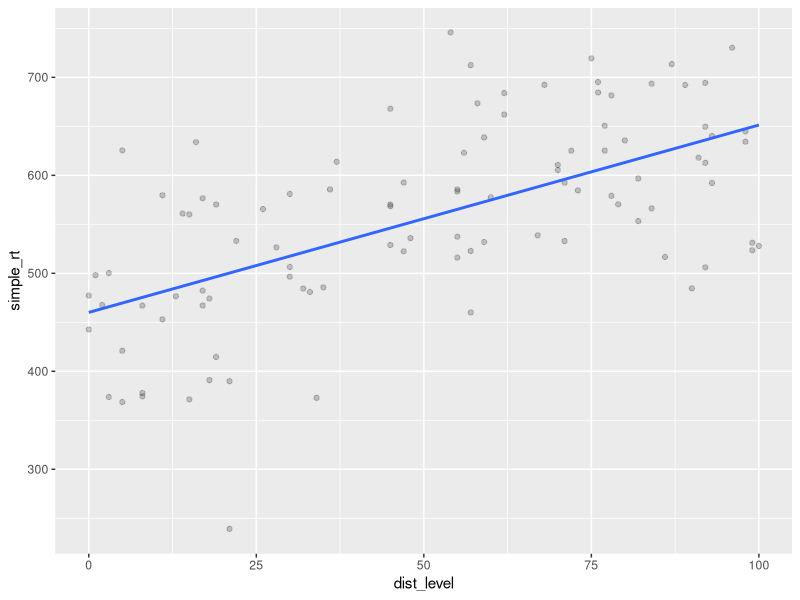
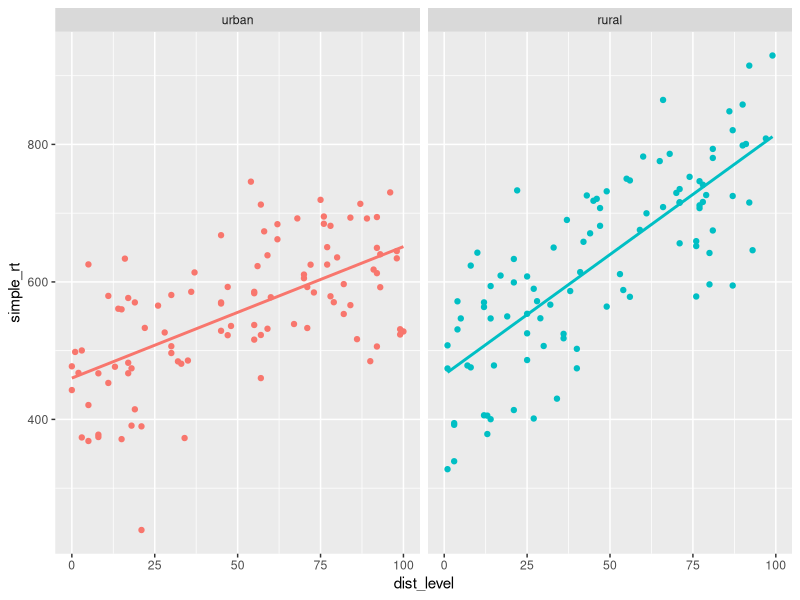

These figures' R source, in order:
## ---- chunk 1
knitr::opts_chunk$set(echo = TRUE)

# Set seed
set.seed(123)  # For reproducibility

# load packages
library(lme4)
library(tidyverse)
library(MASS)

## ---- chunk 2
set.seed(1031)

n_subj <- 100L  # simulate data for 100 subjects
b0_urban <- 450 # y-intercept
b1_urban <- 2   # slope

# decomposition table
urban <- tibble(
  subj_id = 1:n_subj,
  group = "urban",
  b0 = 450,
  b1 = 2,
  dist_level = sample(0:n_subj, n_subj, replace = TRUE),
  err = rnorm(n_subj, mean = 0, sd = 80),
  simple_rt = b0 + b1 * dist_level + err)

urban

## ---- chunk 3

ggplot(urban, aes(dist_level, simple_rt)) + 
  geom_point(alpha = .2) +
  geom_smooth(method = "lm", se = FALSE)

## ---- chunk 4

b0_rural <- 500
b1_rural <- 3

rural <- tibble(
  subj_id = 1:n_subj + n_subj,
  group = "rural",
  b0 = b0_rural,
  b1 = b1_rural,
  dist_level = sample(0:n_subj, n_subj, replace = TRUE),
  err = rnorm(n_subj, mean = 0, sd = 80),
  simple_rt = b0 + b1 * dist_level + err)

## ---- chunk 5

all_data <- 
  bind_rows(urban, rural)

ggplot(all_data %>% mutate(group = fct_relevel(group, "urban")), 
       aes(dist_level, simple_rt, colour = group)) +
  geom_point() +
  geom_smooth(method = "lm", se = FALSE) +
  facet_wrap(~ group) + 
  theme(legend.position = "none")

## ---- chunk 6
# augment data to include numeric code for groups
all_data2 <- all_data %>%
  mutate(grp = if_else(group == "rural", 1, 0))

# model the data
sonic_mod <- lm(simple_rt ~ dist_level + grp + dist_level:grp,
                all_data2)

summary(sonic_mod)

## ---- chunk 7

## create your own numeric predictors
## make an example table
dat <- tibble(Y = rnorm(12),
             A = rep(paste0("A", 1:3), each = 4))

## ---- chunk 8

## examples of three level factors
## treatment coding
dat_treat <- dat %>%
  mutate(A2v1 = if_else(A == "A2", 1L, 0L),
     A3v1 = if_else(A == "A3", 1L, 0L))

dat_treat

## ---- chunk 9

## sum coding
dat_sum <- dat %>%
  mutate(A2v1 = case_when(A == "A1" ~ -1L, # baseline
                          A == "A2" ~ 1L,  # target
                          TRUE      ~ 0L), # anything else
         A3v1 = case_when(A == "A1" ~ -1L, # baseline
                          A == "A3" ~  1L, # target
                          TRUE      ~ 0L)) # anything else

dat_sum

## ---- chunk 10

## deviation coding
## baseline A1
dat_dev <- dat %>%
  mutate(A2v1 = if_else(A == "A2", 2/3, -1/3), # target A2
         A3v1 = if_else(A == "A3", 2/3, -1/3)) # target A3

dat_dev

